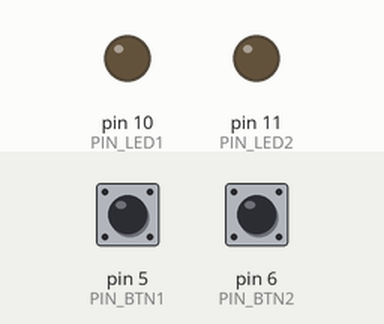
This sketch was run on a simulated Arduino Uno, built with avr-gcc and run on an emulated ATmega328P. Parts: output pins drawn as LEDs (lit = HIGH). The inputs (shaded band) are chosen by the test bench; at power-on: pin 5 (PIN_BTN1) LOW, pin 6 (PIN_BTN2) LOW.

Above: at 1.2 s.
1.3 s: pin 5 (PIN_BTN1) pulled HIGH for 1 s
At 3.1 s:
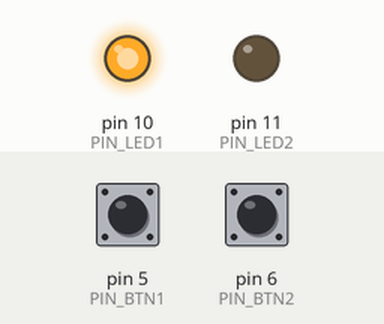
3.8 s: pin 6 (PIN_BTN2) pulled HIGH for 0.15 s
At 4.4 s:
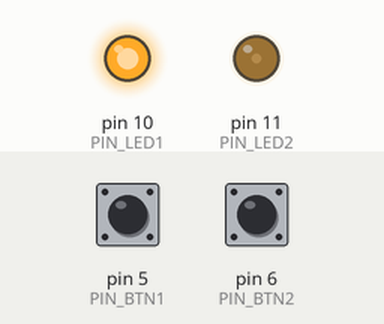
5.4 s: pin 6 (PIN_BTN2) pulled HIGH for 1 s
At 7.0 s:
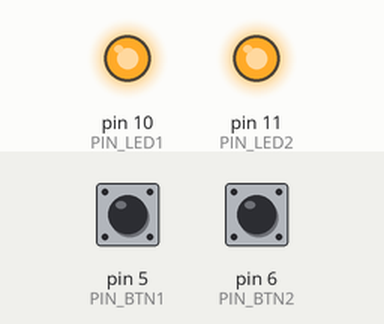
7.9 s: pin 5 (PIN_BTN1) driven HIGH and pin 6 (PIN_BTN2) driven HIGH
At 9.5 s:
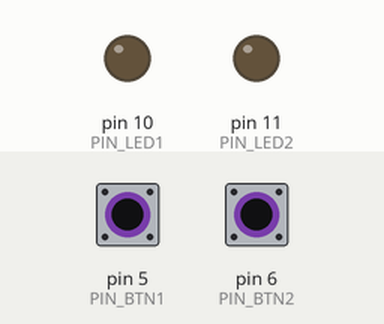
10.3 s: pin 5 (PIN_BTN1) driven LOW
At 12.2 s:
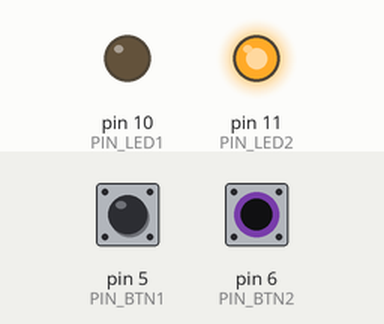
12.6 s: pin 5 (PIN_BTN1) driven HIGH and pin 6 (PIN_BTN2) driven LOW
At 14.6 s:
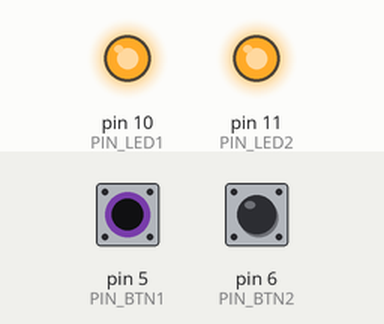
Timing chart, 0 to 15.9 s (numbered marks = the images above; inputs shaded):
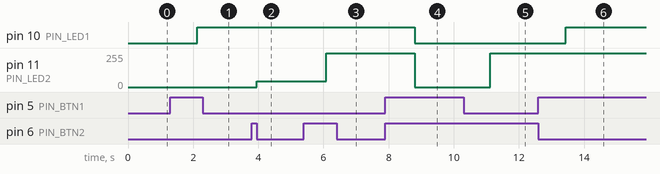

Measured:
- after the input at 1.3 s, pin 10 (PIN_LED1): LOW → HIGH after 0.82 s
- after the input at 3.8 s, pin 11 (PIN_LED2): 0/255 → 44/255 after 0.15 s
- after the input at 5.4 s, pin 11 (PIN_LED2): 44/255 → 255/255 after 0.68 s
- after the input at 7.9 s, pin 10 (PIN_LED1): HIGH → LOW after 0.91 s; pin 11 (PIN_LED2): 255/255 → 0/255 after 0.91 s
- after the input at 10.3 s, pin 11 (PIN_LED2): 0/255 → 255/255 after 0.81 s
- after the input at 12.6 s, pin 10 (PIN_LED1): LOW → HIGH after 0.83 s

The sketch:

ledButtonAnalog.ino
```cpp
const int PIN_LED1 = 10;
const int PIN_LED2 = 11;
const int PIN_BTN1 = 5;
const int PIN_BTN2 = 6;
const int DEBOUNCE_DELAY = 10;
const float CHANGE_SPEED = 0.02;

int btn1Val = 0;
int btn1Val_last = 0;
int btn2Val = 0;
int btn2Val_last = 0;
float led1Val = 0;
float led2Val = 0;

void setup() {
  pinMode(PIN_LED1, OUTPUT);
  pinMode(PIN_LED2, OUTPUT);
  pinMode(PIN_BTN1, INPUT);
  pinMode(PIN_BTN2, INPUT);

  btn1Val_last = btn1Val = digitalRead(PIN_BTN1);
  btn2Val_last = btn2Val = digitalRead(PIN_BTN2);
}

void loop() {

  // read button
  btn1Val = digitalRead(PIN_BTN1);

  // debounce
  if (btn1Val != btn1Val_last)
  {
    delay(DEBOUNCE_DELAY);
    btn1Val_last = btn1Val = digitalRead(PIN_BTN1);
  }

  // read button
  btn2Val = digitalRead(PIN_BTN2);

  // debounce
  if (btn2Val != btn2Val_last)
  {
    delay(DEBOUNCE_DELAY);
    btn2Val_last = btn2Val = digitalRead(PIN_BTN2);
  }

  // change led value
  if (btn1Val == 1 &&  btn2Val == 1)
  {
    led1Val -= CHANGE_SPEED;
    led2Val -= CHANGE_SPEED;
  }
  else if (btn1Val == 1)
  {
    led1Val += CHANGE_SPEED;
  }
  else if (btn2Val == 1)
  {
    led2Val += CHANGE_SPEED;
  }

  //clamp
  if (led1Val < 0)
  {led1Val = 0;}

  if (led2Val < 0)
  {led2Val = 0;}

  if (led1Val > 255)
  {led1Val = 255;}

  if (led2Val > 255)
  {led2Val = 255;}

  // write to led
  {
    analogWrite(PIN_LED1, (int)led1Val);
    analogWrite(PIN_LED2, (int)led2Val);
  }
}
```
